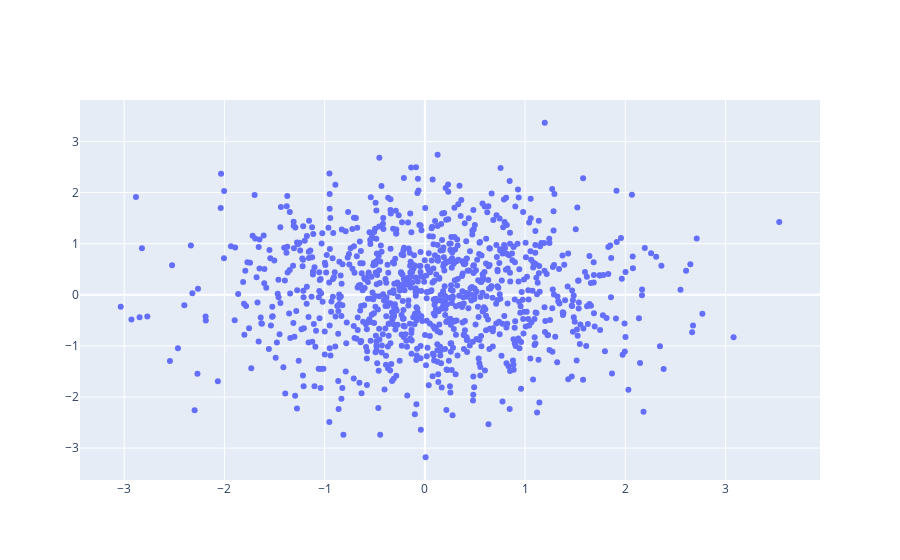

The notebook cell saved with this chart:
### Markdown cell above
### Scatter Plot

### Code cell
import plotly
import plotly.graph_objs as go

# Create random data with numpy
import numpy as np

N = 1000
random_x = np.random.randn(N)
random_y = np.random.randn(N)

# Create a trace
trace = go.Scatter(
    x = random_x,
    y = random_y,
    mode = 'markers'
)
data = [trace]

plotly.offline.iplot(data, filename='basic-scatter')

### Figure 1 — Plotly figure (JSON) as saved in the notebook; plotly's stock layout.template omitted (floating-point values rounded to 4 significant figures; data arrays with more than 128 entries replaced by an {"elided": "..."} marker saying what was removed)
{"data": [{"mode": "markers", "type": "scatter", "x": {"elided": "1000 float values"}, "y": {"elided": "1000 float values"}}], "layout": {}}
